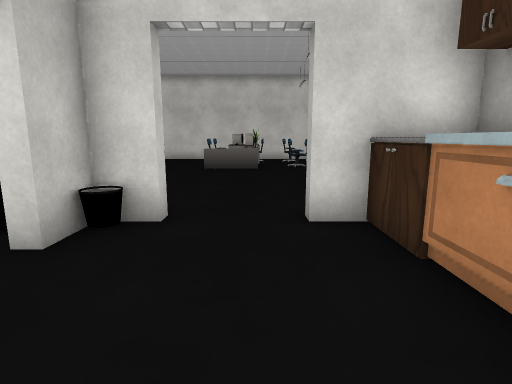
view 1 (above)

18 first-person views from a walk through a scene from a Unity 3-D project. The camera is 1.4 m above the floor, tilts 10° down and sees 80° across. Doors are open. The floor is counted in squares, 1 m on a side. Each view is taken from the middle of a square. On the plan, view 1 faces up. The plan holds only what a view shows up to about 14 squares ahead; the rest is blank. The place goes on beyond the plan. The player character is not drawn. Some surface patterns are stand-ins.

view 2
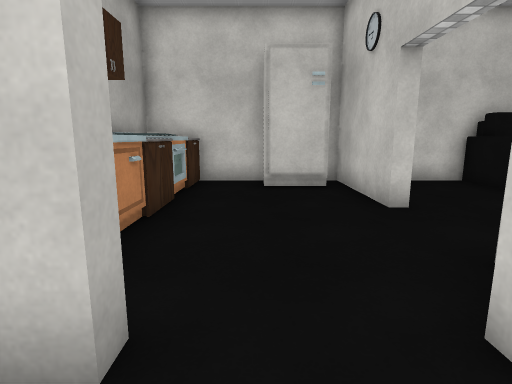

view 3
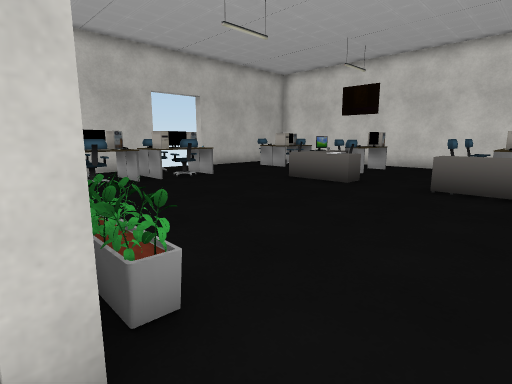

view 4
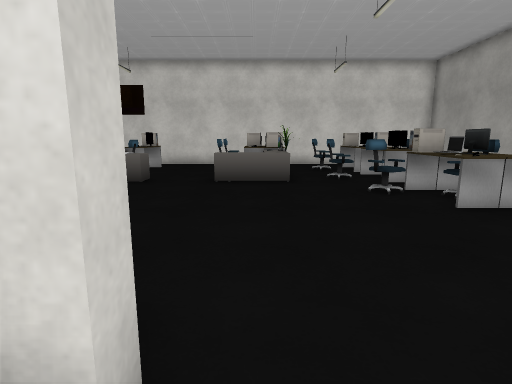

view 5
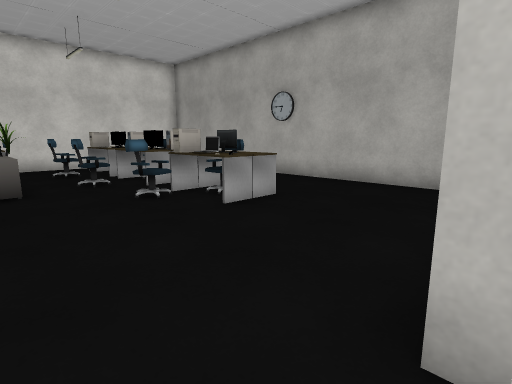

view 6
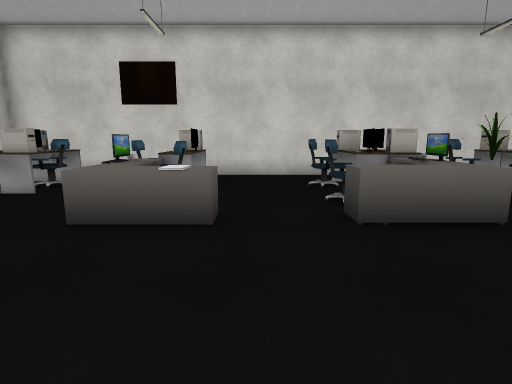

view 7
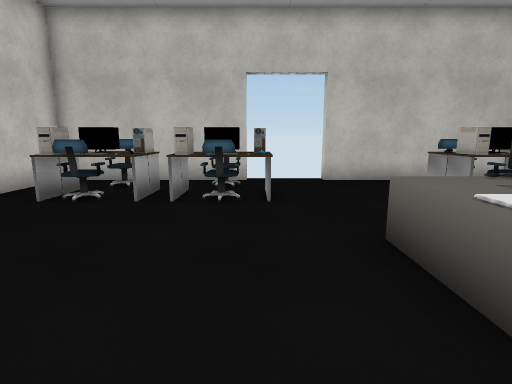

view 8
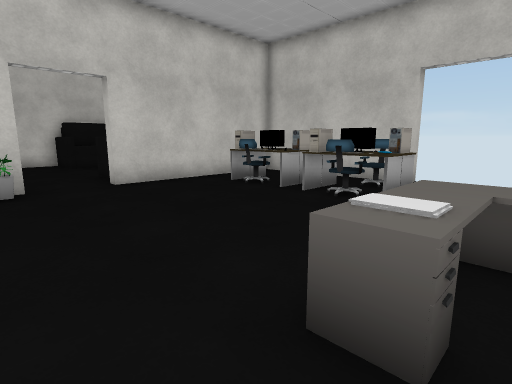

view 9
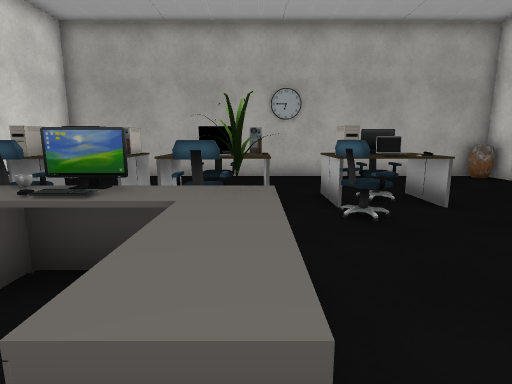

view 10
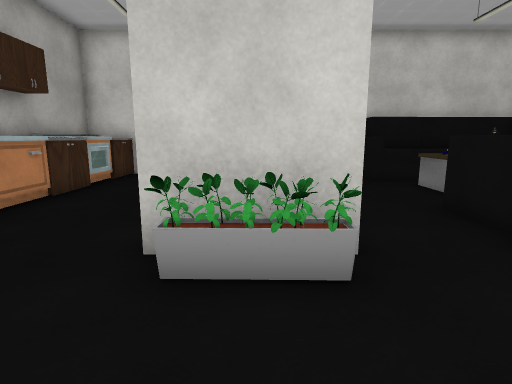

view 11
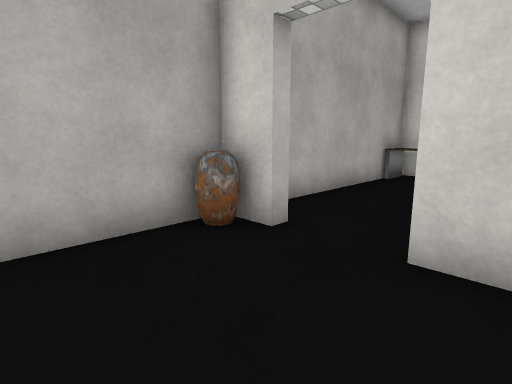

view 12
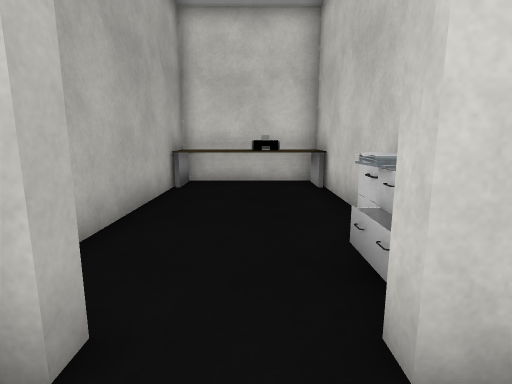

view 13
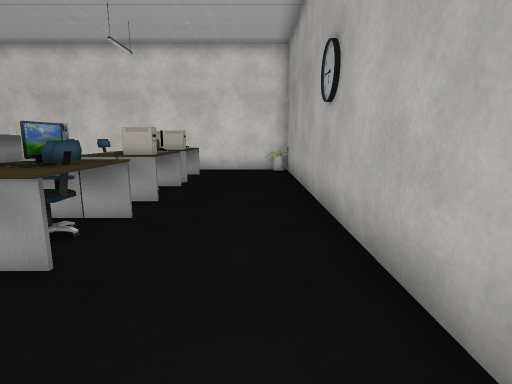

view 14
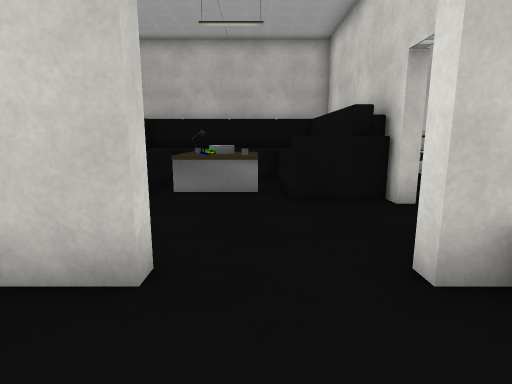

view 15
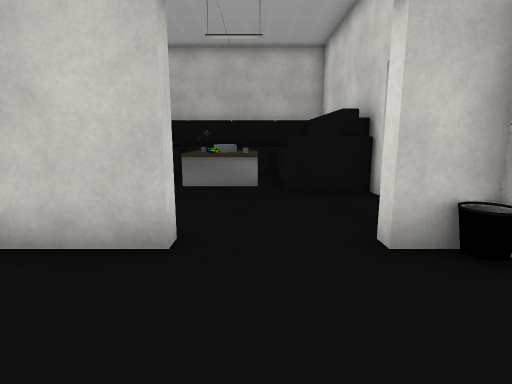

view 16
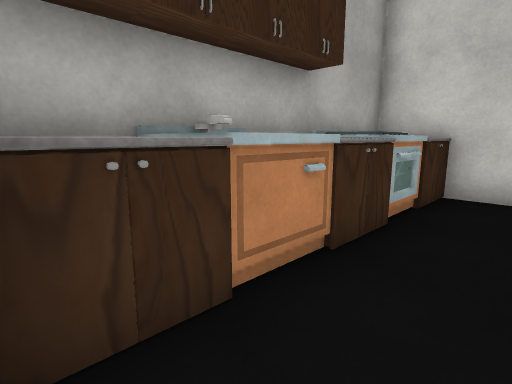

view 17
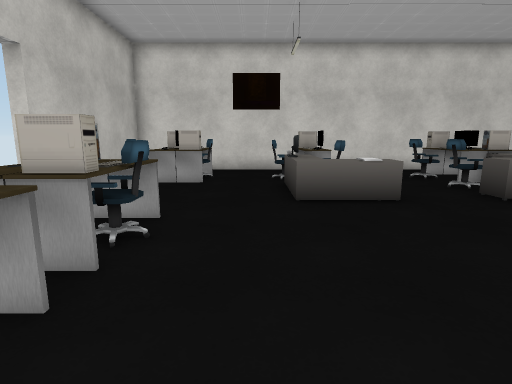

view 18
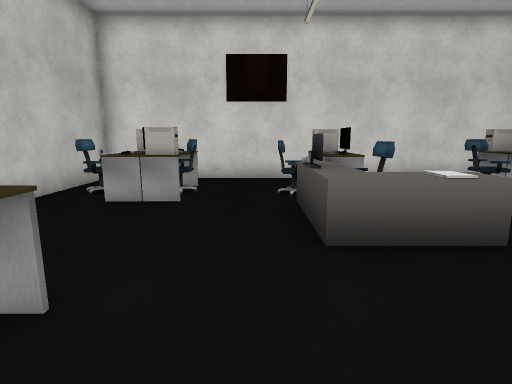

### Floor plan
Key: @ floor where view 1 was taken; # wall or solid block; . floor; D open door; = window, fence, low wall or low ledge; ^ raised ledge; O other object.
Columns run from 14 left of view 1 to 9 right of it. Each row starts with its distance up from view 1.
 21  ######################
 20  #  ........         . #
 19  # #O...#....#O  O#O.. #
 18  #OOO..OO...OOO OOO .. #
 17  #.O#..OO....O#..OOO...#
 16  #.....OO...O#OO.OOO...#
 15 ##.....OO=..O^^.OOOO...#
 14  D.....^OO..^^O..OOO...#
 13  D.....................#
 12  D.OO...........O# O...#
 11 ##OOO............OOO...#
 10  #.O#............OOO...#
  9  #=OO..................#
  8  #OOOO.................#
  7  #.O#..................#
  6  #  ......OOO.........O#
  5  #######..###..##O#O..##
  4  #^^^^^^..=#....OO#O...#
  3  #^^^^^^........OO#....#
  2  #^^ OO.........OO#....#
  1  # ^ OO.........#O#....#
  0  #^^OOO....#..@.OO#....#
 -1  #^^^^^^...#....OO#....#
 -2  #^^^^^^.. ##OO.OO#OOOO
 -3        ##########O#####

Where each view was taken, in squares from view 1:
view 1: 0 up, 0 right, facing up
view 2: 7 up, 0 right, facing down
view 3: 5 up, 0 right, facing up-left
view 4: 4 up, 1 left, facing up
view 5: 5 up, 1 left, facing up-right
view 6: 9 up, 4 left, facing up
view 7: 12 up, 3 left, facing left
view 8: 15 up, 3 left, facing down-left
view 9: 14 up, 3 left, facing right
view 10: 9 up, 3 left, facing down
view 11: 9 up, 4 right, facing down-right
view 12: 7 up, 6 right, facing down
view 13: 7 up, 7 right, facing up
view 14: 2 up, 0 right, facing left
view 15: 2 up, 1 right, facing left
view 16: 5 up, 0 right, facing down-right
view 17: 7 up, 8 left, facing up
view 18: 10 up, 8 left, facing up
